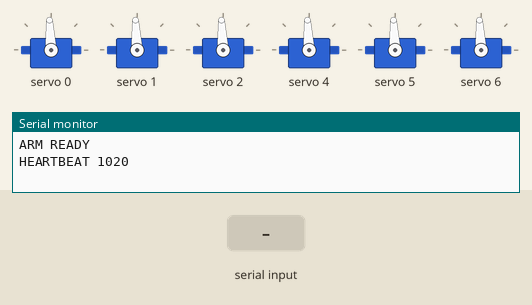
Bench run of a sketch on a simulated Arduino Uno, built with avr-gcc and run on an emulated ATmega328P. On the bench: 6 × servo, the last lines printed to the serial monitor. The inputs (shaded band) are chosen by the test bench.

Above: at 1.7 s.
1.8 s: "SERVO,\n" received over Serial
At 2.87 s:
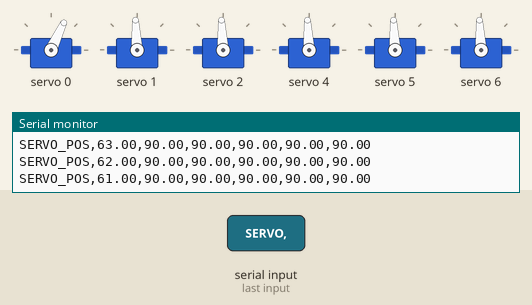
At 3.84 s:
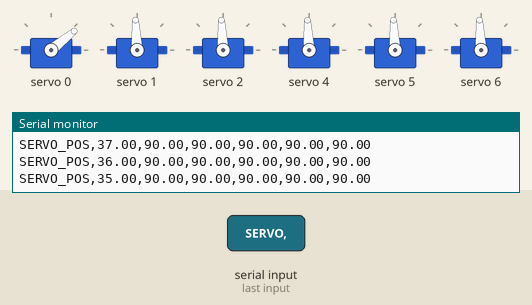
4.8 s: ",\n" received over Serial
At 6.0 s:
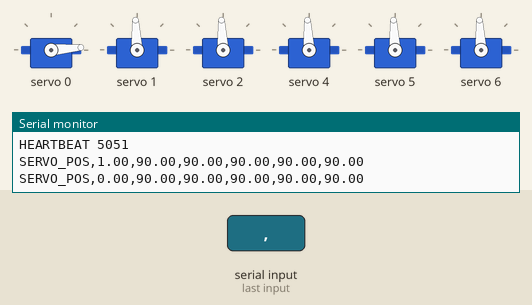
Timing chart, 0 to 7.8 s (numbered marks = the images above; inputs shaded):
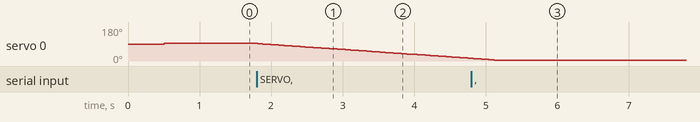

Measured:
- after the input at 1.8 s, servo 0: moves from 93° to 14° over 3.0 s, starting at once

The sketch:

mobile_arm_arduino_ros2.ino
```cpp
/*
 * Minimal Mobile Manipulator Firmware (Optimized)
 * Sends SERVO_POS ONLY when angles actually change.
 * Minimal Mobile Manipulator Firmware
 * Arduino + PCA9685 + ROS2 Serial Communication
 * ----------------------------------------------
 * FEATURES:
 * - Control 6 servos via PCA9685
 * - Receive commands from ROS2:
 *      SERVO,<index>,<angle>
 *      SET_ALL_SERVOS,<a1>,<a2>,<a3>,<a4>,<a5>,<a6>
 * - Smooth servo motion
 * - Publish joint positions (commanded positions) to ROS2:
 *      SERVO_POS,<6 values>
 * - Heartbeat every 1s
 *
 * NOTES:
 * - No physical feedback; positions = commanded angles
 * - No sensors; no digital/analog pins used

 */

#include <Wire.h>
#include <Adafruit_PWMServoDriver.h>

Adafruit_PWMServoDriver pca(0x40);

// PCA9685 Channels
const uint8_t SERVO_CH[6] = {0, 1, 2, 4, 5, 6};

// Timing
const float SERVO_FREQ_HZ = 50.0;
const uint16_t SERVO_MIN_US = 600;
const uint16_t SERVO_MAX_US = 2400;

const float STEP_DEG = 1.0;
const int STEP_DELAY_MS = 30;

// Joint state
float currentAngle[6] = {90, 90, 90, 90, 90, 90};
float targetAngle[6]  = {90, 90, 90, 90, 90, 90};

// Last published joint state
float lastSentAngle[6] = {90, 90, 90, 90, 90, 90};

String inputString = "";
bool stringComplete = false;
unsigned long lastHeartbeat = 0;

// Write servo
inline void goAngle(uint8_t ch, float angle) {
  angle = constrain(angle, 0, 180);
  float us = SERVO_MIN_US + (angle / 180.0f) * (SERVO_MAX_US - SERVO_MIN_US);
  pca.writeMicroseconds(ch, (uint16_t)us);
}

// Smooth stepping
inline bool updateStep() {
  bool changed = false;

  for (int i = 0; i < 6; i++) {
    float before = currentAngle[i];

    if (currentAngle[i] < targetAngle[i]) {
      currentAngle[i] += STEP_DEG;
      if (currentAngle[i] > targetAngle[i]) currentAngle[i] = targetAngle[i];
    }
    else if (currentAngle[i] > targetAngle[i]) {
      currentAngle[i] -= STEP_DEG;
      if (currentAngle[i] < targetAngle[i]) currentAngle[i] = targetAngle[i];
    }

    // If servo moved, mark for SERVO_POS update
    if (currentAngle[i] != before) changed = true;

    goAngle(SERVO_CH[i], currentAngle[i]);
  }

  return changed;  // true means servo updated
}

// Send positions (only when changed)
void sendServoPositions() {
  Serial.print("SERVO_POS,");
  for (int i = 0; i < 6; i++) {
    Serial.print(currentAngle[i]);
    if (i < 5) Serial.print(",");
    lastSentAngle[i] = currentAngle[i];
  }
  Serial.println();
}

// Heartbeat
void sendHeartbeat() {
  Serial.print("HEARTBEAT ");
  Serial.println(millis());
}

// Process incoming commands
void processCommand(String cmd) {
  cmd.trim();
  cmd.toUpperCase();

  // SERVO,<index>,<angle>
  if (cmd.startsWith("SERVO,")) {
    int c1 = cmd.indexOf(',');
    int c2 = cmd.indexOf(',', c1 + 1);

    int idx = cmd.substring(c1 + 1, c2).toInt();
    float ang = cmd.substring(c2 + 1).toFloat();

    if (idx >= 0 && idx < 6)
      targetAngle[idx] = constrain(ang, 0, 180);

    Serial.println("OK,SERVO," + String(idx) + "," + String(ang));
  }

  // SET_ALL_SERVOS,<6 angles>
  else if (cmd.startsWith("SET_ALL_SERVOS,")) {
    String t = cmd.substring(cmd.indexOf(',') + 1);
    float vals[6];
    int index = 0, last = 0;

    for (int i = 0; i <= t.length(); i++) {
      if (i == t.length() || t.charAt(i) == ',') {
        vals[index++] = t.substring(last, i).toFloat();
        last = i + 1;
        if (index >= 6) break;
      }
    }

    if (index == 6) {
      for (int i = 0; i < 6; i++)
        targetAngle[i] = constrain(vals[i], 0, 180);

      Serial.println("OK,SET_ALL_SERVOS\n");
    }
  }

  else {
    Serial.println("ERROR,UNKNOWN_COMMAND\n");
  }
}

// Serial handler
void serialEvent() {
  while (Serial.available()) {
    char c = (char)Serial.read();
    if (c == '\n') stringComplete = true;
    else inputString += c;
  }
}

void setup() {
  Serial.begin(115200);
  Wire.begin();
  pca.begin();
  pca.setPWMFreq(SERVO_FREQ_HZ);
  delay(500);
  Serial.println("ARM READY");
}

void loop() {
  // Parse incoming command
  if (stringComplete) {
    processCommand(inputString);
    inputString = "";
    stringComplete = false;
  }

  // Update servos smoothly
  bool moved = updateStep();

  // Only publish if any servo actually changed
  if (moved) {
    sendServoPositions();
  }

  // Heartbeat every 1 second
  if (millis() - lastHeartbeat > 1000) {
    sendHeartbeat();
    lastHeartbeat = millis();
  }

  delay(STEP_DELAY_MS);
}
```
